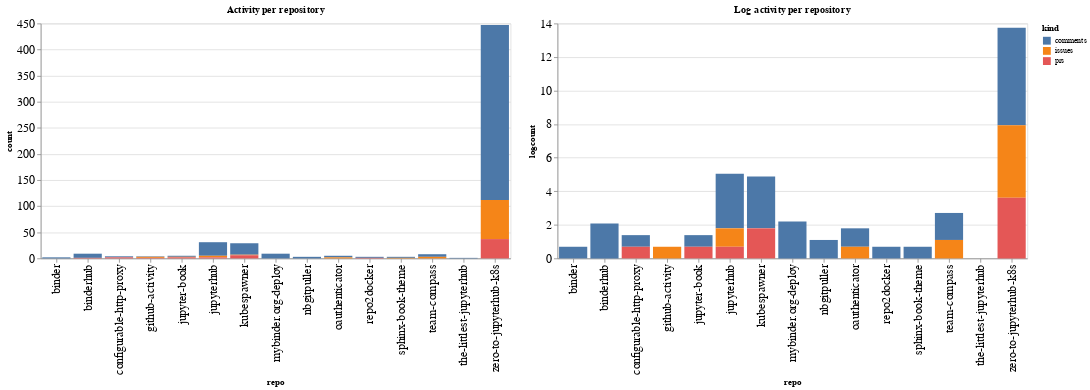

Notebook code for this chart:
### Code cell
ch1 = alt.Chart(repo_summaries, width=600, title="Activity per repository").mark_bar().encode(
    x='repo',
    y='count',
    color='kind',
    tooltip="kind"
)

ch2 = alt.Chart(repo_summaries, width=600, title="Log activity per repository").mark_bar().encode(
    x='repo',
    y='logcount',
    color='kind',
    tooltip="kind"
)

ch1 | ch2

### Figure 1 — Vega-Lite specification as saved in the notebook (floating-point values rounded to 4 significant figures)
{"config": {"axisLeft": {"labelFontSize": 15}, "axisBottom": {"labelFontSize": 15}}, "hconcat": [{"mark": "bar", "encoding": {"color": {"type": "nominal", "field": "kind"}, "tooltip": {"type": "nominal", "field": "kind"}, "x": {"type": "nominal", "field": "repo"}, "y": {"type": "quantitative", "field": "count"}}, "title": "Activity per repository", "width": 600}, {"mark": "bar", "encoding": {"color": {"type": "nominal", "field": "kind"}, "tooltip": {"type": "nominal", "field": "kind"}, "x": {"type": "nominal", "field": "repo"}, "y": {"type": "quantitative", "field": "logcount"}}, "title": "Log activity per repository", "width": 600}], "data": {"name": "data-6bfd1d80203adfc985a6d9c3e7896efd"}, "$schema": "https://vega.github.io/schema/vega-lite/v4.8.1.json", "datasets": {"data-6bfd1d80203adfc985a6d9c3e7896efd": [{"repo": "binder", "kind": "comments", "count": 2, "logcount": 0.6931}, {"repo": "binderhub", "kind": "comments", "count": 8, "logcount": 2.079}, {"repo": "binderhub", "kind": "prs", "count": 1, "logcount": 0.0}, {"repo": "configurable-http-proxy", "kind": "comments", "count": 2, "logcount": 0.6931}, {"repo": "configurable-http-proxy", "kind": "prs", "count": 2, "logcount": 0.6931}, {"repo": "github-activity", "kind": "comments", "count": 1, "logcount": 0.0}, {"repo": "github-activity", "kind": "issues", "count": 2, "logcount": 0.6931}, {"repo": "github-activity", "kind": "prs", "count": 1, "logcount": 0.0}, {"repo": "jupyter-book", "kind": "comments", "count": 2, "logcount": 0.6931}, {"repo": "jupyter-book", "kind": "issues", "count": 1, "logcount": 0.0}, {"repo": "jupyter-book", "kind": "prs", "count": 2, "logcount": 0.6931}, {"repo": "jupyterhub", "kind": "comments", "count": 26, "logcount": 3.258}, {"repo": "jupyterhub", "kind": "issues", "count": 3, "logcount": 1.099}, {"repo": "jupyterhub", "kind": "prs", "count": 2, "logcount": 0.6931}, {"repo": "kubespawner", "kind": "comments", "count": 22, "logcount": 3.091}, {"repo": "kubespawner", "kind": "issues", "count": 1, "logcount": 0.0}, {"repo": "kubespawner", "kind": "prs", "count": 6, "logcount": 1.792}, {"repo": "mybinder.org-deploy", "kind": "comments", "count": 9, "logcount": 2.197}, {"repo": "nbgitpuller", "kind": "comments", "count": 3, "logcount": 1.099}, {"repo": "oauthenticator", "kind": "comments", "count": 3, "logcount": 1.099}, {"repo": "oauthenticator", "kind": "issues", "count": 2, "logcount": 0.6931}, {"repo": "repo2docker", "kind": "comments", "count": 2, "logcount": 0.6931}, {"repo": "repo2docker", "kind": "prs", "count": 1, "logcount": 0.0}, {"repo": "sphinx-book-theme", "kind": "comments", "count": 2, "logcount": 0.6931}, {"repo": "sphinx-book-theme", "kind": "issues", "count": 1, "logcount": 0.0}, {"repo": "team-compass", "kind": "comments", "count": 5, "logcount": 1.609}, {"repo": "team-compass", "kind": "issues", "count": 3, "logcount": 1.099}, {"repo": "the-littlest-jupyterhub", "kind": "comments", "count": 1, "logcount": 0.0}, {"repo": "zero-to-jupyterhub-k8s", "kind": "comments", "count": 335, "logcount": 5.814}, {"repo": "zero-to-jupyterhub-k8s", "kind": "issues", "count": 75, "logcount": 4.317}, {"repo": "zero-to-jupyterhub-k8s", "kind": "prs", "count": 37, "logcount": 3.611}]}}
